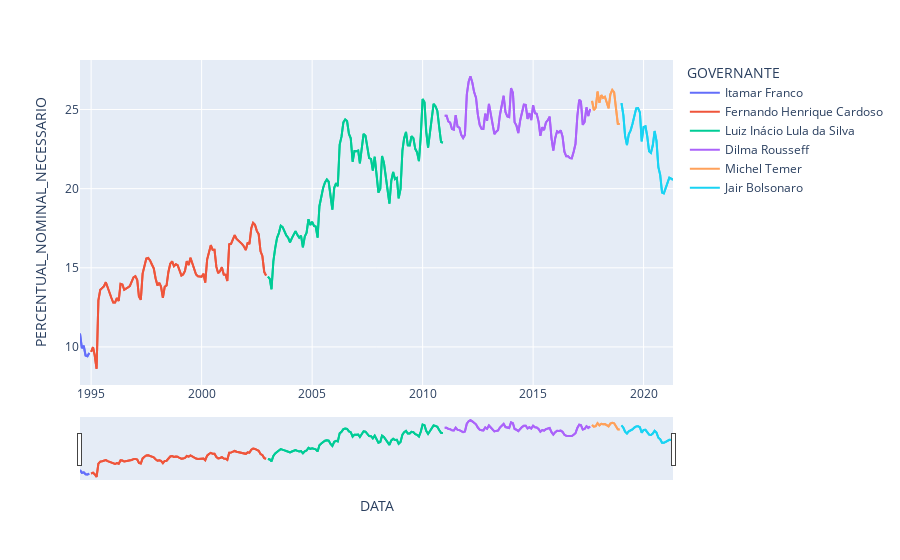

Source (notebook cell):
### Code cell
df = px.data.stocks()
fig = px.line(
    dieese_salario_granulado, x='DATA', y="PERCENTUAL_NOMINAL_NECESSARIO",
    color='GOVERNANTE',  line_group="TIPO_SALARIO", hover_name='TIPO_SALARIO')
fig.update_xaxes(rangeslider_visible=True)
fig.show()

### Figure 1 — Plotly figure (JSON) as saved in the notebook; plotly's stock layout.template omitted (floating-point values rounded to 4 significant figures)
{"data": [{"hovertemplate": "<b>%{hovertext}</b><br><br>GOVERNANTE=Itamar Franco<br>TIPO_SALARIO=NECESSARIO<br>DATA=%{x}<br>PERCENTUAL_NOMINAL_NECESSARIO=%{y}<extra></extra>", "hovertext": ["NECESSARIO", "NECESSARIO", "NECESSARIO", "NECESSARIO", "NECESSARIO", "NECESSARIO"], "legendgroup": "Itamar Franco", "line": {"color": "#636efa", "dash": "solid"}, "mode": "lines", "name": "Itamar Franco", "orientation": "v", "showlegend": true, "type": "scatter", "x": ["1994-07-01T00:00:00", "1994-08-01T00:00:00", "1994-09-01T00:00:00", "1994-10-01T00:00:00", "1994-11-01T00:00:00", "1994-12-01T00:00:00"], "xaxis": "x", "y": [10.85, 9.922, 10.07, 9.459, 9.409, 9.615], "yaxis": "y"}, {"hovertemplate": "<b>%{hovertext}</b><br><br>GOVERNANTE=Itamar Franco<br>TIPO_SALARIO=NOMINAL<br>DATA=%{x}<br>PERCENTUAL_NOMINAL_NECESSARIO=%{y}<extra></extra>", "hovertext": ["NOMINAL", "NOMINAL", "NOMINAL", "NOMINAL", "NOMINAL", "NOMINAL"], "legendgroup": "Itamar Franco", "line": {"color": "#636efa", "dash": "solid"}, "mode": "lines", "name": "Itamar Franco", "orientation": "v", "showlegend": false, "type": "scatter", "x": ["1994-07-01T00:00:00", "1994-08-01T00:00:00", "1994-09-01T00:00:00", "1994-10-01T00:00:00", "1994-11-01T00:00:00", "1994-12-01T00:00:00"], "xaxis": "x", "y": [10.85, 9.922, 10.07, 9.459, 9.409, 9.615], "yaxis": "y"}, {"hovertemplate": "<b>%{hovertext}</b><br><br>GOVERNANTE=Fernando Henrique Cardoso<br>TIPO_SALARIO=NECESSARIO<br>DATA=%{x}<br>PERCENTUAL_NOMINAL_NECESSARIO=%{y}<extra></extra>", "hovertext": ["NECESSARIO", "NECESSARIO", "NECESSARIO", "NECESSARIO", "NECESSARIO", "NECESSARIO", "NECESSARIO", "NECESSARIO", "NECESSARIO", "NECESSARIO", "NECESSARIO", "NECESSARIO", "NECESSARIO", "NECESSARIO", "NECESSARIO", "NECESSARIO", "NECESSARIO", "NECESSARIO", "NECESSARIO", "NECESSARIO", "NECESSARIO", "NECESSARIO", "NECESSARIO", "NECESSARIO", "NECESSARIO", "NECESSARIO", "NECESSARIO", "NECESSARIO", "NECESSARIO", "NECESSARIO", "NECESSARIO", "NECESSARIO", "NECESSARIO", "NECESSARIO", "NECESSARIO", "NECESSARIO", "NECESSARIO", "NECESSARIO", "NECESSARIO", "NECESSARIO", "NECESSARIO", "NECESSARIO", "NECESSARIO", "NECESSARIO", "NECESSARIO", "NECESSARIO", "NECESSARIO", "NECESSARIO", "NECESSARIO", "NECESSARIO", "NECESSARIO", "NECESSARIO", "NECESSARIO", "NECESSARIO", "NECESSARIO", "NECESSARIO", "NECESSARIO", "NECESSARIO", "NECESSARIO", "NECESSARIO", "NECESSARIO", "NECESSARIO", "NECESSARIO", "NECESSARIO", "NECESSARIO", "NECESSARIO", "NECESSARIO", "NECESSARIO", "NECESSARIO", "NECESSARIO", "NECESSARIO", "NECESSARIO", "NECESSARIO", "NECESSARIO", "NECESSARIO", "NECESSARIO", "NECESSARIO", "NECESSARIO", "NECESSARIO", "NECESSARIO", "NECESSARIO", "NECESSARIO", "NECESSARIO", "NECESSARIO", "NECESSARIO", "NECESSARIO", "NECESSARIO", "NECESSARIO", "NECESSARIO", "NECESSARIO", "NECESSARIO", "NECESSARIO", "NECESSARIO", "NECESSARIO", "NECESSARIO", "NECESSARIO"], "legendgroup": "Fernando Henrique Cardoso", "line": {"color": "#EF553B", "dash": "solid"}, "mode": "lines", "name": "Fernando Henrique Cardoso", "orientation": "v", "showlegend": true, "type": "scatter", "x": ["1995-01-01T00:00:00", "1995-02-01T00:00:00", "1995-03-01T00:00:00", "1995-04-01T00:00:00", "1995-05-01T00:00:00", "1995-06-01T00:00:00", "1995-07-01T00:00:00", "1995-08-01T00:00:00", "1995-09-01T00:00:00", "1995-10-01T00:00:00", "1995-11-01T00:00:00", "1995-12-01T00:00:00", "1996-01-01T00:00:00", "1996-02-01T00:00:00", "1996-03-01T00:00:00", "1996-04-01T00:00:00", "1996-05-01T00:00:00", "1996-06-01T00:00:00", "1996-07-01T00:00:00", "1996-08-01T00:00:00", "1996-09-01T00:00:00", "1996-10-01T00:00:00", "1996-11-01T00:00:00", "1996-12-01T00:00:00", "1997-01-01T00:00:00", "1997-02-01T00:00:00", "1997-03-01T00:00:00", "1997-04-01T00:00:00", "1997-05-01T00:00:00", "1997-06-01T00:00:00", "1997-07-01T00:00:00", "1997-08-01T00:00:00", "1997-09-01T00:00:00", "1997-10-01T00:00:00", "1997-11-01T00:00:00", "1997-12-01T00:00:00", "1998-01-01T00:00:00", "1998-02-01T00:00:00", "1998-03-01T00:00:00", "1998-04-01T00:00:00", "1998-05-01T00:00:00", "1998-06-01T00:00:00", "1998-07-01T00:00:00", "1998-08-01T00:00:00", "1998-09-01T00:00:00", "1998-10-01T00:00:00", "1998-11-01T00:00:00", "1998-12-01T00:00:00", "1999-01-01T00:00:00", "1999-02-01T00:00:00", "1999-03-01T00:00:00", "1999-04-01T00:00:00", "1999-05-01T00:00:00", "1999-06-01T00:00:00", "1999-07-01T00:00:00", "1999-08-01T00:00:00", "1999-09-01T00:00:00", "1999-10-01T00:00:00", "1999-11-01T00:00:00", "1999-12-01T00:00:00", "2000-01-01T00:00:00", "2000-02-01T00:00:00", "2000-03-01T00:00:00", "2000-04-01T00:00:00", "2000-05-01T00:00:00", "2000-06-01T00:00:00", "2000-07-01T00:00:00", "2000-08-01T00:00:00", "2000-09-01T00:00:00", "2000-10-01T00:00:00", "2000-11-01T00:00:00", "2000-12-01T00:00:00", "2001-01-01T00:00:00", "2001-02-01T00:00:00", "2001-03-01T00:00:00", "2001-04-01T00:00:00", "2001-05-01T00:00:00", "2001-06-01T00:00:00", "2001-07-01T00:00:00", "2001-08-01T00:00:00", "2001-09-01T00:00:00", "2001-10-01T00:00:00", "2001-11-01T00:00:00", "2001-12-01T00:00:00", "2002-01-01T00:00:00", "2002-02-01T00:00:00", "2002-03-01T00:00:00", "2002-04-01T00:00:00", "2002-05-01T00:00:00", "2002-06-01T00:00:00", "2002-07-01T00:00:00", "2002-08-01T00:00:00", "2002-09-01T00:00:00", "2002-10-01T00:00:00", "2002-11-01T00:00:00", "2002-12-01T00:00:00"], "xaxis": "x", "y": [9.682, 9.986, 9.472, 8.621, 12.94, 13.61, 13.72, 13.83, 14.08, 13.72, 13.48, 13.11, 12.8, 12.8, 13.09, 12.9, 13.98, 13.95, 13.61, 13.71, 13.76, 13.84, 14.11, 14.4, 14.47, 14.23, 13.19, 12.98, 14.63, 15.19, 15.58, 15.62, 15.46, 15.21, 14.96, 14.34, 13.89, 14.05, 13.81, 13.1, 13.8, 13.89, 14.74, 15.26, 15.4, 15.1, 15.22, 15.17, 14.77, 14.51, 14.57, 14.81, 15.42, 15.18, 15.63, 15.25, 14.98, 14.58, 14.47, 14.47, 14.44, 14.62, 14.06, 15.52, 16.08, 16.43, 16.13, 16.13, 15.05, 14.66, 14.79, 15.04, 14.58, 14.56, 14.17, 16.48, 16.51, 16.79, 17.06, 16.82, 16.73, 16.65, 16.5, 16.35, 16.13, 16.61, 16.5, 17.5, 17.84, 17.71, 17.33, 17.12, 16.04, 15.75, 14.74, 14.51], "yaxis": "y"}, {"hovertemplate": "<b>%{hovertext}</b><br><br>GOVERNANTE=Fernando Henrique Cardoso<br>TIPO_SALARIO=NOMINAL<br>DATA=%{x}<br>PERCENTUAL_NOMINAL_NECESSARIO=%{y}<extra></extra>", "hovertext": ["NOMINAL", "NOMINAL", "NOMINAL", "NOMINAL", "NOMINAL", "NOMINAL", "NOMINAL", "NOMINAL", "NOMINAL", "NOMINAL", "NOMINAL", "NOMINAL", "NOMINAL", "NOMINAL", "NOMINAL", "NOMINAL", "NOMINAL", "NOMINAL", "NOMINAL", "NOMINAL", "NOMINAL", "NOMINAL", "NOMINAL", "NOMINAL", "NOMINAL", "NOMINAL", "NOMINAL", "NOMINAL", "NOMINAL", "NOMINAL", "NOMINAL", "NOMINAL", "NOMINAL", "NOMINAL", "NOMINAL", "NOMINAL", "NOMINAL", "NOMINAL", "NOMINAL", "NOMINAL", "NOMINAL", "NOMINAL", "NOMINAL", "NOMINAL", "NOMINAL", "NOMINAL", "NOMINAL", "NOMINAL", "NOMINAL", "NOMINAL", "NOMINAL", "NOMINAL", "NOMINAL", "NOMINAL", "NOMINAL", "NOMINAL", "NOMINAL", "NOMINAL", "NOMINAL", "NOMINAL", "NOMINAL", "NOMINAL", "NOMINAL", "NOMINAL", "NOMINAL", "NOMINAL", "NOMINAL", "NOMINAL", "NOMINAL", "NOMINAL", "NOMINAL", "NOMINAL", "NOMINAL", "NOMINAL", "NOMINAL", "NOMINAL", "NOMINAL", "NOMINAL", "NOMINAL", "NOMINAL", "NOMINAL", "NOMINAL", "NOMINAL", "NOMINAL", "NOMINAL", "NOMINAL", "NOMINAL", "NOMINAL", "NOMINAL", "NOMINAL", "NOMINAL", "NOMINAL", "NOMINAL", "NOMINAL", "NOMINAL", "NOMINAL"], "legendgroup": "Fernando Henrique Cardoso", "line": {"color": "#EF553B", "dash": "solid"}, "mode": "lines", "name": "Fernando Henrique Cardoso", "orientation": "v", "showlegend": false, "type": "scatter", "x": ["1995-01-01T00:00:00", "1995-02-01T00:00:00", "1995-03-01T00:00:00", "1995-04-01T00:00:00", "1995-05-01T00:00:00", "1995-06-01T00:00:00", "1995-07-01T00:00:00", "1995-08-01T00:00:00", "1995-09-01T00:00:00", "1995-10-01T00:00:00", "1995-11-01T00:00:00", "1995-12-01T00:00:00", "1996-01-01T00:00:00", "1996-02-01T00:00:00", "1996-03-01T00:00:00", "1996-04-01T00:00:00", "1996-05-01T00:00:00", "1996-06-01T00:00:00", "1996-07-01T00:00:00", "1996-08-01T00:00:00", "1996-09-01T00:00:00", "1996-10-01T00:00:00", "1996-11-01T00:00:00", "1996-12-01T00:00:00", "1997-01-01T00:00:00", "1997-02-01T00:00:00", "1997-03-01T00:00:00", "1997-04-01T00:00:00", "1997-05-01T00:00:00", "1997-06-01T00:00:00", "1997-07-01T00:00:00", "1997-08-01T00:00:00", "1997-09-01T00:00:00", "1997-10-01T00:00:00", "1997-11-01T00:00:00", "1997-12-01T00:00:00", "1998-01-01T00:00:00", "1998-02-01T00:00:00", "1998-03-01T00:00:00", "1998-04-01T00:00:00", "1998-05-01T00:00:00", "1998-06-01T00:00:00", "1998-07-01T00:00:00", "1998-08-01T00:00:00", "1998-09-01T00:00:00", "1998-10-01T00:00:00", "1998-11-01T00:00:00", "1998-12-01T00:00:00", "1999-01-01T00:00:00", "1999-02-01T00:00:00", "1999-03-01T00:00:00", "1999-04-01T00:00:00", "1999-05-01T00:00:00", "1999-06-01T00:00:00", "1999-07-01T00:00:00", "1999-08-01T00:00:00", "1999-09-01T00:00:00", "1999-10-01T00:00:00", "1999-11-01T00:00:00", "1999-12-01T00:00:00", "2000-01-01T00:00:00", "2000-02-01T00:00:00", "2000-03-01T00:00:00", "2000-04-01T00:00:00", "2000-05-01T00:00:00", "2000-06-01T00:00:00", "2000-07-01T00:00:00", "2000-08-01T00:00:00", "2000-09-01T00:00:00", "2000-10-01T00:00:00", "2000-11-01T00:00:00", "2000-12-01T00:00:00", "2001-01-01T00:00:00", "2001-02-01T00:00:00", "2001-03-01T00:00:00", "2001-04-01T00:00:00", "2001-05-01T00:00:00", "2001-06-01T00:00:00", "2001-07-01T00:00:00", "2001-08-01T00:00:00", "2001-09-01T00:00:00", "2001-10-01T00:00:00", "2001-11-01T00:00:00", "2001-12-01T00:00:00", "2002-01-01T00:00:00", "2002-02-01T00:00:00", "2002-03-01T00:00:00", "2002-04-01T00:00:00", "2002-05-01T00:00:00", "2002-06-01T00:00:00", "2002-07-01T00:00:00", "2002-08-01T00:00:00", "2002-09-01T00:00:00", "2002-10-01T00:00:00", "2002-11-01T00:00:00", "2002-12-01T00:00:00"], "xaxis": "x", "y": [9.682, 9.986, 9.472, 8.621, 12.94, 13.61, 13.72, 13.83, 14.08, 13.72, 13.48, 13.11, 12.8, 12.8, 13.09, 12.9, 13.98, 13.95, 13.61, 13.71, 13.76, 13.84, 14.11, 14.4, 14.47, 14.23, 13.19, 12.98, 14.63, 15.19, 15.58, 15.62, 15.46, 15.21, 14.96, 14.34, 13.89, 14.05, 13.81, 13.1, 13.8, 13.89, 14.74, 15.26, 15.4, 15.1, 15.22, 15.17, 14.77, 14.51, 14.57, 14.81, 15.42, 15.18, 15.63, 15.25, 14.98, 14.58, 14.47, 14.47, 14.44, 14.62, 14.06, 15.52, 16.08, 16.43, 16.13, 16.13, 15.05, 14.66, 14.79, 15.04, 14.58, 14.56, 14.17, 16.48, 16.51, 16.79, 17.06, 16.82, 16.73, 16.65, 16.5, 16.35, 16.13, 16.61, 16.5, 17.5, 17.84, 17.71, 17.33, 17.12, 16.04, 15.75, 14.74, 14.51], "yaxis": "y"}, {"hovertemplate": "<b>%{hovertext}</b><br><br>GOVERNANTE=Luiz Inácio Lula da Silva<br>TIPO_SALARIO=NECESSARIO<br>DATA=%{x}<br>PERCENTUAL_NOMINAL_NECESSARIO=%{y}<extra></extra>", "hovertext": ["NECESSARIO", "NECESSARIO", "NECESSARIO", "NECESSARIO", "NECESSARIO", "NECESSARIO", "NECESSARIO", "NECESSARIO", "NECESSARIO", "NECESSARIO", "NECESSARIO", "NECESSARIO", "NECESSARIO", "NECESSARIO", "NECESSARIO", "NECESSARIO", "NECESSARIO", "NECESSARIO", "NECESSARIO", "NECESSARIO", "NECESSARIO", "NECESSARIO", "NECESSARIO", "NECESSARIO", "NECESSARIO", "NECESSARIO", "NECESSARIO", "NECESSARIO", "NECESSARIO", "NECESSARIO", "NECESSARIO", "NECESSARIO", "NECESSARIO", "NECESSARIO", "NECESSARIO", "NECESSARIO", "NECESSARIO", "NECESSARIO", "NECESSARIO", "NECESSARIO", "NECESSARIO", "NECESSARIO", "NECESSARIO", "NECESSARIO", "NECESSARIO", "NECESSARIO", "NECESSARIO", "NECESSARIO", "NECESSARIO", "NECESSARIO", "NECESSARIO", "NECESSARIO", "NECESSARIO", "NECESSARIO", "NECESSARIO", "NECESSARIO", "NECESSARIO", "NECESSARIO", "NECESSARIO", "NECESSARIO", "NECESSARIO", "NECESSARIO", "NECESSARIO", "NECESSARIO", "NECESSARIO", "NECESSARIO", "NECESSARIO", "NECESSARIO", "NECESSARIO", "NECESSARIO", "NECESSARIO", "NECESSARIO", "NECESSARIO", "NECESSARIO", "NECESSARIO", "NECESSARIO", "NECESSARIO", "NECESSARIO", "NECESSARIO", "NECESSARIO", "NECESSARIO", "NECESSARIO", "NECESSARIO", "NECESSARIO", "NECESSARIO", "NECESSARIO", "NECESSARIO", "NECESSARIO", "NECESSARIO", "NECESSARIO", "NECESSARIO", "NECESSARIO", "NECESSARIO", "NECESSARIO", "NECESSARIO", "NECESSARIO"], "legendgroup": "Luiz Inácio Lula da Silva", "line": {"color": "#00cc96", "dash": "solid"}, "mode": "lines", "name": "Luiz Inácio Lula da Silva", "orientation": "v", "showlegend": true, "type": "scatter", "x": ["2003-01-01T00:00:00", "2003-02-01T00:00:00", "2003-03-01T00:00:00", "2003-04-01T00:00:00", "2003-05-01T00:00:00", "2003-06-01T00:00:00", "2003-07-01T00:00:00", "2003-08-01T00:00:00", "2003-09-01T00:00:00", "2003-10-01T00:00:00", "2003-11-01T00:00:00", "2003-12-01T00:00:00", "2004-01-01T00:00:00", "2004-02-01T00:00:00", "2004-03-01T00:00:00", "2004-04-01T00:00:00", "2004-05-01T00:00:00", "2004-06-01T00:00:00", "2004-07-01T00:00:00", "2004-08-01T00:00:00", "2004-09-01T00:00:00", "2004-10-01T00:00:00", "2004-11-01T00:00:00", "2004-12-01T00:00:00", "2005-01-01T00:00:00", "2005-02-01T00:00:00", "2005-03-01T00:00:00", "2005-04-01T00:00:00", "2005-05-01T00:00:00", "2005-06-01T00:00:00", "2005-07-01T00:00:00", "2005-08-01T00:00:00", "2005-09-01T00:00:00", "2005-10-01T00:00:00", "2005-11-01T00:00:00", "2005-12-01T00:00:00", "2006-01-01T00:00:00", "2006-02-01T00:00:00", "2006-03-01T00:00:00", "2006-04-01T00:00:00", "2006-05-01T00:00:00", "2006-06-01T00:00:00", "2006-07-01T00:00:00", "2006-08-01T00:00:00", "2006-09-01T00:00:00", "2006-10-01T00:00:00", "2006-11-01T00:00:00", "2006-12-01T00:00:00", "2007-01-01T00:00:00", "2007-02-01T00:00:00", "2007-03-01T00:00:00", "2007-04-01T00:00:00", "2007-05-01T00:00:00", "2007-06-01T00:00:00", "2007-07-01T00:00:00", "2007-08-01T00:00:00", "2007-09-01T00:00:00", "2007-10-01T00:00:00", "2007-11-01T00:00:00", "2007-12-01T00:00:00", "2008-01-01T00:00:00", "2008-02-01T00:00:00", "2008-03-01T00:00:00", "2008-04-01T00:00:00", "2008-05-01T00:00:00", "2008-06-01T00:00:00", "2008-07-01T00:00:00", "2008-08-01T00:00:00", "2008-09-01T00:00:00", "2008-10-01T00:00:00", "2008-11-01T00:00:00", "2008-12-01T00:00:00", "2009-01-01T00:00:00", "2009-02-01T00:00:00", "2009-03-01T00:00:00", "2009-04-01T00:00:00", "2009-05-01T00:00:00", "2009-06-01T00:00:00", "2009-07-01T00:00:00", "2009-08-01T00:00:00", "2009-09-01T00:00:00", "2009-10-01T00:00:00", "2009-11-01T00:00:00", "2009-12-01T00:00:00", "2010-01-01T00:00:00", "2010-02-01T00:00:00", "2010-03-01T00:00:00", "2010-04-01T00:00:00", "2010-05-01T00:00:00", "2010-06-01T00:00:00", "2010-07-01T00:00:00", "2010-08-01T00:00:00", "2010-09-01T00:00:00", "2010-10-01T00:00:00", "2010-11-01T00:00:00", "2010-12-01T00:00:00"], "xaxis": "x", "y": [14.44, 14.3, 13.64, 15.41, 16.24, 16.89, 17.19, 17.66, 17.57, 17.25, 17.05, 16.9, 16.61, 16.88, 17.12, 17.32, 17.08, 16.91, 17.03, 16.29, 16.97, 17.22, 18.07, 17.71, 17.91, 17.64, 17.6, 16.91, 18.89, 19.51, 20.04, 20.39, 20.58, 20.44, 19.34, 18.67, 20.05, 20.35, 20.15, 22.79, 23.29, 24.19, 24.37, 24.27, 23.46, 23.18, 21.7, 22.38, 22.36, 22.41, 21.6, 22.73, 23.46, 23.34, 22.51, 21.93, 21.88, 21.15, 22.02, 21.08, 19.75, 20, 22.06, 21.64, 20.89, 20.03, 19.05, 20.49, 21.06, 20.61, 20.68, 19.38, 19.98, 22.41, 23.19, 23.58, 22.74, 22.73, 23.32, 23.19, 22.52, 22.3, 21.74, 23.31, 25.67, 25.46, 23.62, 22.6, 23.64, 24.38, 25.36, 25.21, 24.91, 23.92, 22.95, 22.9], "yaxis": "y"}, {"hovertemplate": "<b>%{hovertext}</b><br><br>GOVERNANTE=Luiz Inácio Lula da Silva<br>TIPO_SALARIO=NOMINAL<br>DATA=%{x}<br>PERCENTUAL_NOMINAL_NECESSARIO=%{y}<extra></extra>", "hovertext": ["NOMINAL", "NOMINAL", "NOMINAL", "NOMINAL", "NOMINAL", "NOMINAL", "NOMINAL", "NOMINAL", "NOMINAL", "NOMINAL", "NOMINAL", "NOMINAL", "NOMINAL", "NOMINAL", "NOMINAL", "NOMINAL", "NOMINAL", "NOMINAL", "NOMINAL", "NOMINAL", "NOMINAL", "NOMINAL", "NOMINAL", "NOMINAL", "NOMINAL", "NOMINAL", "NOMINAL", "NOMINAL", "NOMINAL", "NOMINAL", "NOMINAL", "NOMINAL", "NOMINAL", "NOMINAL", "NOMINAL", "NOMINAL", "NOMINAL", "NOMINAL", "NOMINAL", "NOMINAL", "NOMINAL", "NOMINAL", "NOMINAL", "NOMINAL", "NOMINAL", "NOMINAL", "NOMINAL", "NOMINAL", "NOMINAL", "NOMINAL", "NOMINAL", "NOMINAL", "NOMINAL", "NOMINAL", "NOMINAL", "NOMINAL", "NOMINAL", "NOMINAL", "NOMINAL", "NOMINAL", "NOMINAL", "NOMINAL", "NOMINAL", "NOMINAL", "NOMINAL", "NOMINAL", "NOMINAL", "NOMINAL", "NOMINAL", "NOMINAL", "NOMINAL", "NOMINAL", "NOMINAL", "NOMINAL", "NOMINAL", "NOMINAL", "NOMINAL", "NOMINAL", "NOMINAL", "NOMINAL", "NOMINAL", "NOMINAL", "NOMINAL", "NOMINAL", "NOMINAL", "NOMINAL", "NOMINAL", "NOMINAL", "NOMINAL", "NOMINAL", "NOMINAL", "NOMINAL", "NOMINAL", "NOMINAL", "NOMINAL", "NOMINAL"], "legendgroup": "Luiz Inácio Lula da Silva", "line": {"color": "#00cc96", "dash": "solid"}, "mode": "lines", "name": "Luiz Inácio Lula da Silva", "orientation": "v", "showlegend": false, "type": "scatter", "x": ["2003-01-01T00:00:00", "2003-02-01T00:00:00", "2003-03-01T00:00:00", "2003-04-01T00:00:00", "2003-05-01T00:00:00", "2003-06-01T00:00:00", "2003-07-01T00:00:00", "2003-08-01T00:00:00", "2003-09-01T00:00:00", "2003-10-01T00:00:00", "2003-11-01T00:00:00", "2003-12-01T00:00:00", "2004-01-01T00:00:00", "2004-02-01T00:00:00", "2004-03-01T00:00:00", "2004-04-01T00:00:00", "2004-05-01T00:00:00", "2004-06-01T00:00:00", "2004-07-01T00:00:00", "2004-08-01T00:00:00", "2004-09-01T00:00:00", "2004-10-01T00:00:00", "2004-11-01T00:00:00", "2004-12-01T00:00:00", "2005-01-01T00:00:00", "2005-02-01T00:00:00", "2005-03-01T00:00:00", "2005-04-01T00:00:00", "2005-05-01T00:00:00", "2005-06-01T00:00:00", "2005-07-01T00:00:00", "2005-08-01T00:00:00", "2005-09-01T00:00:00", "2005-10-01T00:00:00", "2005-11-01T00:00:00", "2005-12-01T00:00:00", "2006-01-01T00:00:00", "2006-02-01T00:00:00", "2006-03-01T00:00:00", "2006-04-01T00:00:00", "2006-05-01T00:00:00", "2006-06-01T00:00:00", "2006-07-01T00:00:00", "2006-08-01T00:00:00", "2006-09-01T00:00:00", "2006-10-01T00:00:00", "2006-11-01T00:00:00", "2006-12-01T00:00:00", "2007-01-01T00:00:00", "2007-02-01T00:00:00", "2007-03-01T00:00:00", "2007-04-01T00:00:00", "2007-05-01T00:00:00", "2007-06-01T00:00:00", "2007-07-01T00:00:00", "2007-08-01T00:00:00", "2007-09-01T00:00:00", "2007-10-01T00:00:00", "2007-11-01T00:00:00", "2007-12-01T00:00:00", "2008-01-01T00:00:00", "2008-02-01T00:00:00", "2008-03-01T00:00:00", "2008-04-01T00:00:00", "2008-05-01T00:00:00", "2008-06-01T00:00:00", "2008-07-01T00:00:00", "2008-08-01T00:00:00", "2008-09-01T00:00:00", "2008-10-01T00:00:00", "2008-11-01T00:00:00", "2008-12-01T00:00:00", "2009-01-01T00:00:00", "2009-02-01T00:00:00", "2009-03-01T00:00:00", "2009-04-01T00:00:00", "2009-05-01T00:00:00", "2009-06-01T00:00:00", "2009-07-01T00:00:00", "2009-08-01T00:00:00", "2009-09-01T00:00:00", "2009-10-01T00:00:00", "2009-11-01T00:00:00", "2009-12-01T00:00:00", "2010-01-01T00:00:00", "2010-02-01T00:00:00", "2010-03-01T00:00:00", "2010-04-01T00:00:00", "2010-05-01T00:00:00", "2010-06-01T00:00:00", "2010-07-01T00:00:00", "2010-08-01T00:00:00", "2010-09-01T00:00:00", "2010-10-01T00:00:00", "2010-11-01T00:00:00", "2010-12-01T00:00:00"], "xaxis": "x", "y": [14.44, 14.3, 13.64, 15.41, 16.24, 16.89, 17.19, 17.66, 17.57, 17.25, 17.05, 16.9, 16.61, 16.88, 17.12, 17.32, 17.08, 16.91, 17.03, 16.29, 16.97, 17.22, 18.07, 17.71, 17.91, 17.64, 17.6, 16.91, 18.89, 19.51, 20.04, 20.39, 20.58, 20.44, 19.34, 18.67, 20.05, 20.35, 20.15, 22.79, 23.29, 24.19, 24.37, 24.27, 23.46, 23.18, 21.7, 22.38, 22.36, 22.41, 21.6, 22.73, 23.46, 23.34, 22.51, 21.93, 21.88, 21.15, 22.02, 21.08, 19.75, 20, 22.06, 21.64, 20.89, 20.03, 19.05, 20.49, 21.06, 20.61, 20.68, 19.38, 19.98, 22.41, 23.19, 23.58, 22.74, 22.73, 23.32, 23.19, 22.52, 22.3, 21.74, 23.31, 25.67, 25.46, 23.62, 22.6, 23.64, 24.38, 25.36, 25.21, 24.91, 23.92, 22.95, 22.9], "yaxis": "y"}, {"hovertemplate": "<b>%{hovertext}</b><br><br>GOVERNANTE=Dilma Rousseff<br>TIPO_SALARIO=NECESSARIO<br>DATA=%{x}<br>PERCENTUAL_NOMINAL_NECESSARIO=%{y}<extra></extra>", "hovertext": ["NECESSARIO", "NECESSARIO", "NECESSARIO", "NECESSARIO", "NECESSARIO", "NECESSARIO", "NECESSARIO", "NECESSARIO", "NECESSARIO", "NECESSARIO", "NECESSARIO", "NECESSARIO", "NECESSARIO", "NECESSARIO", "NECESSARIO", "NECESSARIO", "NECESSARIO", "NECESSARIO", "NECESSARIO", "NECESSARIO", "NECESSARIO", "NECESSARIO", "NECESSARIO", "NECESSARIO", "NECESSARIO", "NECESSARIO", "NECESSARIO", "NECESSARIO", "NECESSARIO", "NECESSARIO", "NECESSARIO", "NECESSARIO", "NECESSARIO", "NECESSARIO", "NECESSARIO", "NECESSARIO", "NECESSARIO", "NECESSARIO", "NECESSARIO", "NECESSARIO", "NECESSARIO", "NECESSARIO", "NECESSARIO", "NECESSARIO", "NECESSARIO", "NECESSARIO", "NECESSARIO", "NECESSARIO", "NECESSARIO", "NECESSARIO", "NECESSARIO", "NECESSARIO", "NECESSARIO", "NECESSARIO", "NECESSARIO", "NECESSARIO", "NECESSARIO", "NECESSARIO", "NECESSARIO", "NECESSARIO", "NECESSARIO", "NECESSARIO", "NECESSARIO", "NECESSARIO", "NECESSARIO", "NECESSARIO", "NECESSARIO", "NECESSARIO", "NECESSARIO", "NECESSARIO", "NECESSARIO", "NECESSARIO", "NECESSARIO", "NECESSARIO", "NECESSARIO", "NECESSARIO", "NECESSARIO", "NECESSARIO", "NECESSARIO", "NECESSARIO"], "legendgroup": "Dilma Rousseff", "line": {"color": "#ab63fa", "dash": "solid"}, "mode": "lines", "name": "Dilma Rousseff", "orientation": "v", "showlegend": true, "type": "scatter", "x": ["2011-01-01T00:00:00", "2011-02-01T00:00:00", "2011-03-01T00:00:00", "2011-04-01T00:00:00", "2011-05-01T00:00:00", "2011-06-01T00:00:00", "2011-07-01T00:00:00", "2011-08-01T00:00:00", "2011-09-01T00:00:00", "2011-10-01T00:00:00", "2011-11-01T00:00:00", "2011-12-01T00:00:00", "2012-01-01T00:00:00", "2012-02-01T00:00:00", "2012-03-01T00:00:00", "2012-04-01T00:00:00", "2012-05-01T00:00:00", "2012-06-01T00:00:00", "2012-07-01T00:00:00", "2012-08-01T00:00:00", "2012-09-01T00:00:00", "2012-10-01T00:00:00", "2012-11-01T00:00:00", "2012-12-01T00:00:00", "2013-01-01T00:00:00", "2013-02-01T00:00:00", "2013-03-01T00:00:00", "2013-04-01T00:00:00", "2013-05-01T00:00:00", "2013-06-01T00:00:00", "2013-07-01T00:00:00", "2013-08-01T00:00:00", "2013-09-01T00:00:00", "2013-10-01T00:00:00", "2013-11-01T00:00:00", "2013-12-01T00:00:00", "2014-01-01T00:00:00", "2014-02-01T00:00:00", "2014-03-01T00:00:00", "2014-04-01T00:00:00", "2014-05-01T00:00:00", "2014-06-01T00:00:00", "2014-07-01T00:00:00", "2014-08-01T00:00:00", "2014-09-01T00:00:00", "2014-10-01T00:00:00", "2014-11-01T00:00:00", "2014-12-01T00:00:00", "2015-01-01T00:00:00", "2015-02-01T00:00:00", "2015-03-01T00:00:00", "2015-04-01T00:00:00", "2015-05-01T00:00:00", "2015-06-01T00:00:00", "2015-07-01T00:00:00", "2015-08-01T00:00:00", "2015-09-01T00:00:00", "2015-10-01T00:00:00", "2015-11-01T00:00:00", "2015-12-01T00:00:00", "2016-01-01T00:00:00", "2016-02-01T00:00:00", "2016-03-01T00:00:00", "2016-04-01T00:00:00", "2016-05-01T00:00:00", "2016-06-01T00:00:00", "2016-07-01T00:00:00", "2016-08-01T00:00:00", "2016-09-01T00:00:00", "2016-10-01T00:00:00", "2016-11-01T00:00:00", "2016-12-01T00:00:00", "2017-01-01T00:00:00", "2017-02-01T00:00:00", "2017-03-01T00:00:00", "2017-04-01T00:00:00", "2017-05-01T00:00:00", "2017-06-01T00:00:00", "2017-07-01T00:00:00", "2017-08-01T00:00:00"], "xaxis": "x", "y": [24.61, 24.61, 24.25, 24.17, 23.77, 23.73, 24.64, 23.92, 23.85, 23.4, 23.2, 23.4, 25.94, 26.78, 27.1, 26.71, 26.1, 25.75, 24.69, 24.02, 23.78, 23.77, 24.74, 24.29, 25.36, 24.72, 24.01, 23.44, 23.6, 23.71, 24.65, 25.25, 25.87, 24.84, 24.56, 24.52, 26.35, 26.06, 24.2, 23.98, 23.51, 24.3, 24.84, 25.31, 25.3, 24.4, 24.77, 24.34, 25.27, 24.76, 24.73, 24.24, 23.33, 23.89, 23.7, 24.19, 24.32, 24.55, 23.18, 22.4, 23.19, 23.62, 23.55, 23.68, 23.3, 22.34, 22.04, 22.05, 21.93, 21.91, 22.34, 22.82, 24.59, 25.62, 25.51, 24.03, 24.22, 25.14, 24.59, 25.03], "yaxis": "y"}, {"hovertemplate": "<b>%{hovertext}</b><br><br>GOVERNANTE=Dilma Rousseff<br>TIPO_SALARIO=NOMINAL<br>DATA=%{x}<br>PERCENTUAL_NOMINAL_NECESSARIO=%{y}<extra></extra>", "hovertext": ["NOMINAL", "NOMINAL", "NOMINAL", "NOMINAL", "NOMINAL", "NOMINAL", "NOMINAL", "NOMINAL", "NOMINAL", "NOMINAL", "NOMINAL", "NOMINAL", "NOMINAL", "NOMINAL", "NOMINAL", "NOMINAL", "NOMINAL", "NOMINAL", "NOMINAL", "NOMINAL", "NOMINAL", "NOMINAL", "NOMINAL", "NOMINAL", "NOMINAL", "NOMINAL", "NOMINAL", "NOMINAL", "NOMINAL", "NOMINAL", "NOMINAL", "NOMINAL", "NOMINAL", "NOMINAL", "NOMINAL", "NOMINAL", "NOMINAL", "NOMINAL", "NOMINAL", "NOMINAL", "NOMINAL", "NOMINAL", "NOMINAL", "NOMINAL", "NOMINAL", "NOMINAL", "NOMINAL", "NOMINAL", "NOMINAL", "NOMINAL", "NOMINAL", "NOMINAL", "NOMINAL", "NOMINAL", "NOMINAL", "NOMINAL", "NOMINAL", "NOMINAL", "NOMINAL", "NOMINAL", "NOMINAL", "NOMINAL", "NOMINAL", "NOMINAL", "NOMINAL", "NOMINAL", "NOMINAL", "NOMINAL", "NOMINAL", "NOMINAL", "NOMINAL", "NOMINAL", "NOMINAL", "NOMINAL", "NOMINAL", "NOMINAL", "NOMINAL", "NOMINAL", "NOMINAL", "NOMINAL"], "legendgroup": "Dilma Rousseff", "line": {"color": "#ab63fa", "dash": "solid"}, "mode": "lines", "name": "Dilma Rousseff", "orientation": "v", "showlegend": false, "type": "scatter", "x": ["2011-01-01T00:00:00", "2011-02-01T00:00:00", "2011-03-01T00:00:00", "2011-04-01T00:00:00", "2011-05-01T00:00:00", "2011-06-01T00:00:00", "2011-07-01T00:00:00", "2011-08-01T00:00:00", "2011-09-01T00:00:00", "2011-10-01T00:00:00", "2011-11-01T00:00:00", "2011-12-01T00:00:00", "2012-01-01T00:00:00", "2012-02-01T00:00:00", "2012-03-01T00:00:00", "2012-04-01T00:00:00", "2012-05-01T00:00:00", "2012-06-01T00:00:00", "2012-07-01T00:00:00", "2012-08-01T00:00:00", "2012-09-01T00:00:00", "2012-10-01T00:00:00", "2012-11-01T00:00:00", "2012-12-01T00:00:00", "2013-01-01T00:00:00", "2013-02-01T00:00:00", "2013-03-01T00:00:00", "2013-04-01T00:00:00", "2013-05-01T00:00:00", "2013-06-01T00:00:00", "2013-07-01T00:00:00", "2013-08-01T00:00:00", "2013-09-01T00:00:00", "2013-10-01T00:00:00", "2013-11-01T00:00:00", "2013-12-01T00:00:00", "2014-01-01T00:00:00", "2014-02-01T00:00:00", "2014-03-01T00:00:00", "2014-04-01T00:00:00", "2014-05-01T00:00:00", "2014-06-01T00:00:00", "2014-07-01T00:00:00", "2014-08-01T00:00:00", "2014-09-01T00:00:00", "2014-10-01T00:00:00", "2014-11-01T00:00:00", "2014-12-01T00:00:00", "2015-01-01T00:00:00", "2015-02-01T00:00:00", "2015-03-01T00:00:00", "2015-04-01T00:00:00", "2015-05-01T00:00:00", "2015-06-01T00:00:00", "2015-07-01T00:00:00", "2015-08-01T00:00:00", "2015-09-01T00:00:00", "2015-10-01T00:00:00", "2015-11-01T00:00:00", "2015-12-01T00:00:00", "2016-01-01T00:00:00", "2016-02-01T00:00:00", "2016-03-01T00:00:00", "2016-04-01T00:00:00", "2016-05-01T00:00:00", "2016-06-01T00:00:00", "2016-07-01T00:00:00", "2016-08-01T00:00:00", "2016-09-01T00:00:00", "2016-10-01T00:00:00", "2016-11-01T00:00:00", "2016-12-01T00:00:00", "2017-01-01T00:00:00", "2017-02-01T00:00:00", "2017-03-01T00:00:00", "2017-04-01T00:00:00", "2017-05-01T00:00:00", "2017-06-01T00:00:00", "2017-07-01T00:00:00", "2017-08-01T00:00:00"], "xaxis": "x", "y": [24.61, 24.61, 24.25, 24.17, 23.77, 23.73, 24.64, 23.92, 23.85, 23.4, 23.2, 23.4, 25.94, 26.78, 27.1, 26.71, 26.1, 25.75, 24.69, 24.02, 23.78, 23.77, 24.74, 24.29, 25.36, 24.72, 24.01, 23.44, 23.6, 23.71, 24.65, 25.25, 25.87, 24.84, 24.56, 24.52, 26.35, 26.06, 24.2, 23.98, 23.51, 24.3, 24.84, 25.31, 25.3, 24.4, 24.77, 24.34, 25.27, 24.76, 24.73, 24.24, 23.33, 23.89, 23.7, 24.19, 24.32, 24.55, 23.18, 22.4, 23.19, 23.62, 23.55, 23.68, 23.3, 22.34, 22.04, 22.05, 21.93, 21.91, 22.34, 22.82, 24.59, 25.62, 25.51, 24.03, 24.22, 25.14, 24.59, 25.03], "yaxis": "y"}, {"hovertemplate": "<b>%{hovertext}</b><br><br>GOVERNANTE=Michel Temer<br>TIPO_SALARIO=NECESSARIO<br>DATA=%{x}<br>PERCENTUAL_NOMINAL_NECESSARIO=%{y}<extra></extra>", "hovertext": ["NECESSARIO", "NECESSARIO", "NECESSARIO", "NECESSARIO", "NECESSARIO", "NECESSARIO", "NECESSARIO", "NECESSARIO", "NECESSARIO", "NECESSARIO", "NECESSARIO", "NECESSARIO", "NECESSARIO", "NECESSARIO", "NECESSARIO", "NECESSARIO"], "legendgroup": "Michel Temer", "line": {"color": "#FFA15A", "dash": "solid"}, "mode": "lines", "name": "Michel Temer", "orientation": "v", "showlegend": true, "type": "scatter", "x": ["2017-09-01T00:00:00", "2017-10-01T00:00:00", "2017-11-01T00:00:00", "2017-12-01T00:00:00", "2018-01-01T00:00:00", "2018-02-01T00:00:00", "2018-03-01T00:00:00", "2018-04-01T00:00:00", "2018-05-01T00:00:00", "2018-06-01T00:00:00", "2018-07-01T00:00:00", "2018-08-01T00:00:00", "2018-09-01T00:00:00", "2018-10-01T00:00:00", "2018-11-01T00:00:00", "2018-12-01T00:00:00"], "xaxis": "x", "y": [25.55, 24.96, 25.11, 26.14, 25.43, 25.91, 25.74, 25.81, 25.46, 25.08, 25.97, 26.24, 26.08, 25.22, 24.1, 24.09], "yaxis": "y"}, {"hovertemplate": "<b>%{hovertext}</b><br><br>GOVERNANTE=Michel Temer<br>TIPO_SALARIO=NOMINAL<br>DATA=%{x}<br>PERCENTUAL_NOMINAL_NECESSARIO=%{y}<extra></extra>", "hovertext": ["NOMINAL", "NOMINAL", "NOMINAL", "NOMINAL", "NOMINAL", "NOMINAL", "NOMINAL", "NOMINAL", "NOMINAL", "NOMINAL", "NOMINAL", "NOMINAL", "NOMINAL", "NOMINAL", "NOMINAL", "NOMINAL"], "legendgroup": "Michel Temer", "line": {"color": "#FFA15A", "dash": "solid"}, "mode": "lines", "name": "Michel Temer", "orientation": "v", "showlegend": false, "type": "scatter", "x": ["2017-09-01T00:00:00", "2017-10-01T00:00:00", "2017-11-01T00:00:00", "2017-12-01T00:00:00", "2018-01-01T00:00:00", "2018-02-01T00:00:00", "2018-03-01T00:00:00", "2018-04-01T00:00:00", "2018-05-01T00:00:00", "2018-06-01T00:00:00", "2018-07-01T00:00:00", "2018-08-01T00:00:00", "2018-09-01T00:00:00", "2018-10-01T00:00:00", "2018-11-01T00:00:00", "2018-12-01T00:00:00"], "xaxis": "x", "y": [25.55, 24.96, 25.11, 26.14, 25.43, 25.91, 25.74, 25.81, 25.46, 25.08, 25.97, 26.24, 26.08, 25.22, 24.1, 24.09], "yaxis": "y"}, {"hovertemplate": "<b>%{hovertext}</b><br><br>GOVERNANTE=Jair Bolsonaro<br>TIPO_SALARIO=NECESSARIO<br>DATA=%{x}<br>PERCENTUAL_NOMINAL_NECESSARIO=%{y}<extra></extra>", "hovertext": ["NECESSARIO", "NECESSARIO", "NECESSARIO", "NECESSARIO", "NECESSARIO", "NECESSARIO", "NECESSARIO", "NECESSARIO", "NECESSARIO", "NECESSARIO", "NECESSARIO", "NECESSARIO", "NECESSARIO", "NECESSARIO", "NECESSARIO", "NECESSARIO", "NECESSARIO", "NECESSARIO", "NECESSARIO", "NECESSARIO", "NECESSARIO", "NECESSARIO", "NECESSARIO", "NECESSARIO", "NECESSARIO", "NECESSARIO", "NECESSARIO", "NECESSARIO", "NECESSARIO"], "legendgroup": "Jair Bolsonaro", "line": {"color": "#19d3f3", "dash": "solid"}, "mode": "lines", "name": "Jair Bolsonaro", "orientation": "v", "showlegend": true, "type": "scatter", "x": ["2019-01-01T00:00:00", "2019-02-01T00:00:00", "2019-03-01T00:00:00", "2019-04-01T00:00:00", "2019-05-01T00:00:00", "2019-06-01T00:00:00", "2019-07-01T00:00:00", "2019-08-01T00:00:00", "2019-09-01T00:00:00", "2019-10-01T00:00:00", "2019-11-01T00:00:00", "2019-12-01T00:00:00", "2020-01-01T00:00:00", "2020-02-01T00:00:00", "2020-03-01T00:00:00", "2020-04-01T00:00:00", "2020-05-01T00:00:00", "2020-06-01T00:00:00", "2020-07-01T00:00:00", "2020-08-01T00:00:00", "2020-09-01T00:00:00", "2020-10-01T00:00:00", "2020-11-01T00:00:00", "2020-12-01T00:00:00", "2021-01-01T00:00:00", "2021-02-01T00:00:00", "2021-03-01T00:00:00", "2021-04-01T00:00:00", "2021-05-01T00:00:00"], "xaxis": "x", "y": [25.41, 24.63, 23.33, 22.76, 23.43, 23.68, 24.09, 24.68, 25.08, 25.09, 24.82, 22.98, 23.9, 23.93, 23.31, 22.36, 22.26, 22.74, 23.64, 23.04, 21.36, 20.88, 19.76, 19.7, 20.02, 20.47, 20.7, 20.64, 20.56], "yaxis": "y"}, {"hovertemplate": "<b>%{hovertext}</b><br><br>GOVERNANTE=Jair Bolsonaro<br>TIPO_SALARIO=NOMINAL<br>DATA=%{x}<br>PERCENTUAL_NOMINAL_NECESSARIO=%{y}<extra></extra>", "hovertext": ["NOMINAL", "NOMINAL", "NOMINAL", "NOMINAL", "NOMINAL", "NOMINAL", "NOMINAL", "NOMINAL", "NOMINAL", "NOMINAL", "NOMINAL", "NOMINAL", "NOMINAL", "NOMINAL", "NOMINAL", "NOMINAL", "NOMINAL", "NOMINAL", "NOMINAL", "NOMINAL", "NOMINAL", "NOMINAL", "NOMINAL", "NOMINAL", "NOMINAL", "NOMINAL", "NOMINAL", "NOMINAL", "NOMINAL"], "legendgroup": "Jair Bolsonaro", "line": {"color": "#19d3f3", "dash": "solid"}, "mode": "lines", "name": "Jair Bolsonaro", "orientation": "v", "showlegend": false, "type": "scatter", "x": ["2019-01-01T00:00:00", "2019-02-01T00:00:00", "2019-03-01T00:00:00", "2019-04-01T00:00:00", "2019-05-01T00:00:00", "2019-06-01T00:00:00", "2019-07-01T00:00:00", "2019-08-01T00:00:00", "2019-09-01T00:00:00", "2019-10-01T00:00:00", "2019-11-01T00:00:00", "2019-12-01T00:00:00", "2020-01-01T00:00:00", "2020-02-01T00:00:00", "2020-03-01T00:00:00", "2020-04-01T00:00:00", "2020-05-01T00:00:00", "2020-06-01T00:00:00", "2020-07-01T00:00:00", "2020-08-01T00:00:00", "2020-09-01T00:00:00", "2020-10-01T00:00:00", "2020-11-01T00:00:00", "2020-12-01T00:00:00", "2021-01-01T00:00:00", "2021-02-01T00:00:00", "2021-03-01T00:00:00", "2021-04-01T00:00:00", "2021-05-01T00:00:00"], "xaxis": "x", "y": [25.41, 24.63, 23.33, 22.76, 23.43, 23.68, 24.09, 24.68, 25.08, 25.09, 24.82, 22.98, 23.9, 23.93, 23.31, 22.36, 22.26, 22.74, 23.64, 23.04, 21.36, 20.88, 19.76, 19.7, 20.02, 20.47, 20.7, 20.64, 20.56], "yaxis": "y"}], "layout": {"legend": {"title": {"text": "GOVERNANTE"}, "tracegroupgap": 0}, "margin": {"t": 60}, "xaxis": {"anchor": "y", "domain": [0, 1], "rangeslider": {"visible": true}, "title": {"text": "DATA"}}, "yaxis": {"anchor": "x", "domain": [0, 1], "title": {"text": "PERCENTUAL_NOMINAL_NECESSARIO"}}}}
